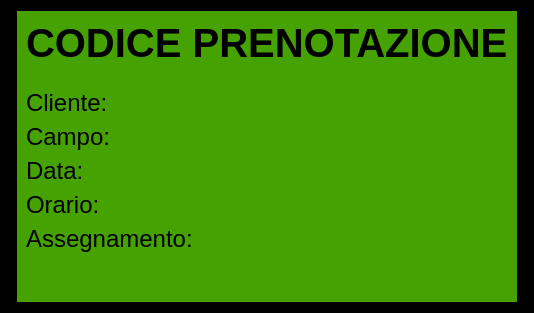
<?xml version="1.0" encoding="UTF-8"?>
<ui version="4.0">
 <class>Servizio</class>
 <widget class="QWidget" name="Servizio">
  <property name="geometry">
   <rect>
    <x>0</x>
    <y>0</y>
    <width>534</width>
    <height>313</height>
   </rect>
  </property>
  <property name="windowTitle">
   <string>Prenotazione</string>
  </property>
  <property name="styleSheet">
   <string notr="true">background-color: rgb(0, 0, 0);</string>
  </property>
  <layout class="QGridLayout" name="gridLayout">
   <item row="0" column="0" alignment="Qt::AlignHCenter|Qt::AlignVCenter">
    <widget class="QWidget" name="widget" native="true">
     <property name="styleSheet">
      <string notr="true">background-color: rgb(69, 162, 0);</string>
     </property>
     <layout class="QGridLayout" name="gridLayout_2">
      <item row="0" column="0">
       <layout class="QVBoxLayout" name="verticalLayout">
        <item>
         <widget class="QLabel" name="labelCodice">
          <property name="font">
           <font>
            <pointsize>30</pointsize>
            <weight>75</weight>
            <bold>true</bold>
           </font>
          </property>
          <property name="text">
           <string>CODICE PRENOTAZIONE</string>
          </property>
         </widget>
        </item>
        <item>
         <spacer name="verticalSpacer">
          <property name="orientation">
           <enum>Qt::Vertical</enum>
          </property>
          <property name="sizeHint" stdset="0">
           <size>
            <width>20</width>
            <height>40</height>
           </size>
          </property>
         </spacer>
        </item>
        <item>
         <widget class="QLabel" name="labelCliente">
          <property name="font">
           <font>
            <pointsize>18</pointsize>
           </font>
          </property>
          <property name="text">
           <string>Cliente:</string>
          </property>
         </widget>
        </item>
        <item>
         <widget class="QLabel" name="labelCampo">
          <property name="font">
           <font>
            <pointsize>18</pointsize>
           </font>
          </property>
          <property name="text">
           <string>Campo:</string>
          </property>
         </widget>
        </item>
        <item>
         <widget class="QLabel" name="labelData">
          <property name="font">
           <font>
            <pointsize>18</pointsize>
           </font>
          </property>
          <property name="text">
           <string>Data:</string>
          </property>
         </widget>
        </item>
        <item>
         <widget class="QLabel" name="labelOrario">
          <property name="font">
           <font>
            <pointsize>18</pointsize>
           </font>
          </property>
          <property name="text">
           <string>Orario:</string>
          </property>
         </widget>
        </item>
        <item>
         <widget class="QLabel" name="labelAssegnamento">
          <property name="font">
           <font>
            <pointsize>18</pointsize>
           </font>
          </property>
          <property name="text">
           <string>Assegnamento:</string>
          </property>
         </widget>
        </item>
        <item>
         <spacer name="verticalSpacer_2">
          <property name="orientation">
           <enum>Qt::Vertical</enum>
          </property>
          <property name="sizeType">
           <enum>QSizePolicy::Fixed</enum>
          </property>
          <property name="sizeHint" stdset="0">
           <size>
            <width>20</width>
            <height>40</height>
           </size>
          </property>
         </spacer>
        </item>
       </layout>
      </item>
     </layout>
    </widget>
   </item>
  </layout>
 </widget>
 <resources/>
 <connections/>
</ui>
